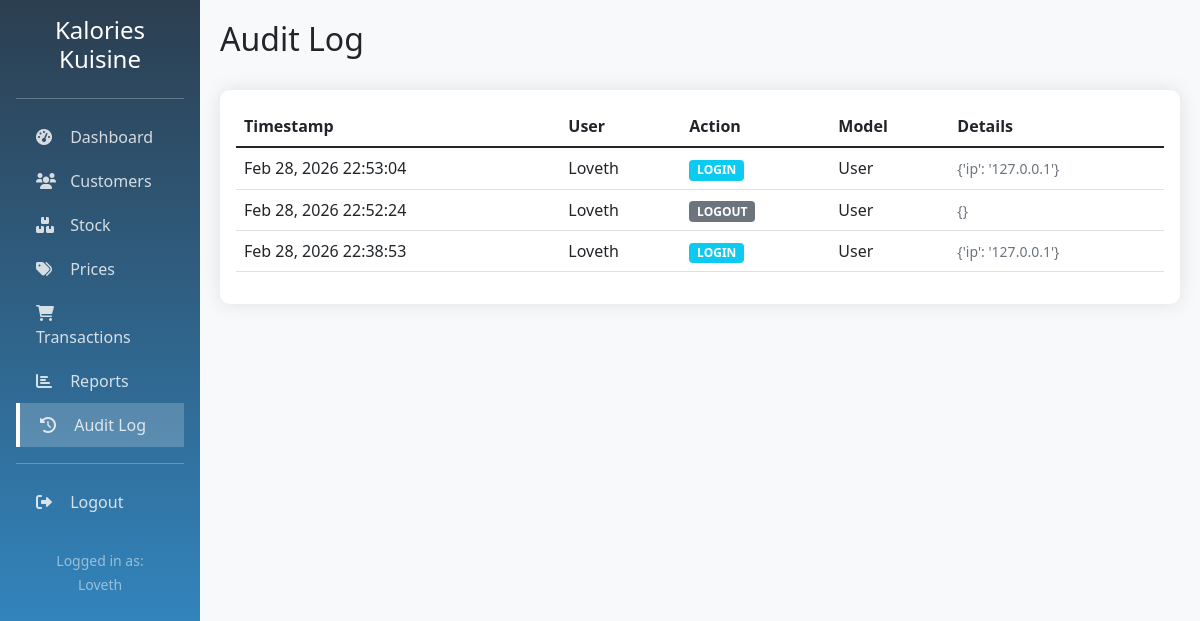
The app's page /audit-log/ (signed in) with its own data.
### core/models.py (models this page shows, shortened)
class AuditLog(models.Model):
    ACTION_CHOICES = [
        ('CREATE', 'Create'),
        ('UPDATE', 'Update'),
        ('DELETE', 'Delete'),
        ('LOGIN', 'Login'),
        ('LOGOUT', 'Logout'),
    ]
    user = models.ForeignKey(User, on_delete=models.SET_NULL, null=True)
    action = models.CharField(max_length=10, choices=ACTION_CHOICES)
    model_name = models.CharField(max_length=50)
    object_id = models.PositiveIntegerField(null=True, blank=True)
    details = models.JSONField(default=dict)
    timestamp = models.DateTimeField(auto_now_add=True)
    ip_address = models.GenericIPAddressField(null=True, blank=True)
    class Meta:
        ordering = ['-timestamp']

### core/views.py (the view)
# urls.py: path('audit-log/', views.audit_log, name='audit_log'),
@login_required
def audit_log(request):
    logs = AuditLog.objects.select_related('user').all()[:100]
    return render(request, 'core/audit_log.html', {'logs': logs})

### templates/core/audit_log.html (shortened to what this page needs)
{% extends 'base.html' %}
{% block content %}
<div class="d-flex justify-content-between align-items-center mb-4">
    <h2>Audit Log</h2>
</div>
<div class="card">
    <div class="card-body">
        <div class="table-responsive">
            <table class="table table-hover">
                <thead>
                    <tr>
                        <th>Timestamp</th>
                        <th>User</th>
                        <th>Action</th>
                        <th>Model</th>
                        <th>Details</th>
                    </tr>
                </thead>
                <tbody>
                    {% for log in logs %}
                    <tr>
                        <td>{{ log.timestamp|date:"M d, Y H:i:s" }}</td>
                        <td>{{ log.user.username|default:"System" }}</td>
                        <td>
                            {% if log.action == 'CREATE' %}
                                <span class="badge bg-success">CREATE</span>
                            {% elif log.action == 'UPDATE' %}
                                <span class="badge bg-warning">UPDATE</span>
                            {% elif log.action == 'DELETE' %}
                                <span class="badge bg-danger">DELETE</span>
                            {% elif log.action == 'LOGIN' %}
                                <span class="badge bg-info">LOGIN</span>
                            {% elif log.action == 'LOGOUT' %}
                                <span class="badge bg-secondary">LOGOUT</span>
                            {% else %}
                                <span class="badge bg-dark">{{ log.action }}</span>
                            {% endif %}
                        </td>
                        <td>{{ log.model_name }}</td>
                        <td><small class="text-muted">{{ log.details|truncatechars:100 }}</small></td>
                    </tr>
                    {% empty %}
                    <tr>
                        <td colspan="5" class="text-center text-muted">No audit logs found</td>
                    </tr>
                    {% endfor %}
                </tbody>
            </table>
        </div>
    </div>
</div>
{% endblock %}

### templates/base.html (shortened to what this page needs)
<!DOCTYPE html>
<html lang="en">
<head>
    <link href="https://cdn.jsdelivr.net/npm/bootstrap@5.1.3/dist/css/bootstrap.min.css" rel="stylesheet">
    <link rel="stylesheet" href="https://cdnjs.cloudflare.com/ajax/libs/font-awesome/6.0.0/css/all.min.css">
</head>
<body>
    {% if user.is_authenticated %}
    <div class="container-fluid">
        <div class="row">
            <div class="col-md-2 p-0 sidebar">
                <div class="p-3">
                    <h4 class="text-center mb-4">Kalories Kuisine</h4>
                    <hr class="bg-white">
                    <a href="{% url 'dashboard' %}" class="{% if request.resolver_match.url_name == 'dashboard' %}active{% endif %}">
                        <i class="fas fa-tachometer-alt"></i> Dashboard
                    </a>
                    <a href="{% url 'customer_list' %}" class="{% if 'customer' in request.path %}active{% endif %}">
                        <i class="fas fa-users"></i> Customers
                    </a>
                    <a href="{% url 'stock_list' %}" class="{% if 'stock' in request.path %}active{% endif %}">
                        <i class="fas fa-boxes"></i> Stock
                    </a>
                    <a href="{% url 'price_list' %}" class="{% if 'price' in request.path %}active{% endif %}">
                        <i class="fas fa-tags"></i> Prices
                    </a>
                    <a href="{% url 'transaction_list' %}" class="{% if 'transaction' in request.path %}active{% endif %}">
                        <i class="fas fa-shopping-cart"></i> Transactions
                    </a>
                    <a href="{% url 'reports' %}" class="{% if 'reports' in request.path %}active{% endif %}">
                        <i class="fas fa-chart-bar"></i> Reports
                    </a>
                    <a href="{% url 'audit_log' %}" class="{% if 'audit-log' in request.path %}active{% endif %}">
                        <i class="fas fa-history"></i> Audit Log
                    </a>
                    <hr class="bg-white">
                    <a href="{% url 'logout' %}">
                        <i class="fas fa-sign-out-alt"></i> Logout
                    </a>
                    <div class="mt-4 text-center text-white-50">
                        <small>Logged in as:<br>{{ user.username }}</small>
                    </div>
                </div>
            </div>
            <div class="col-md-10 main-content">
                {% block content %}{% endblock %}
            </div>
        </div>
    </div>
    {% else %}
        <div class="container">
            {% block auth_content %}{% endblock %}
        </div>
    {% endif %}
</body>
</html>

### templates/base.html (style rules this page uses)
body { background-color: #f8f9fa; }
.sidebar { min-height: 100vh; background: linear-gradient(180deg, #2c3e50 0%, #3498db 100%); color: white; }
.sidebar a { color: rgba(255,255,255,.8); text-decoration: none; padding: 10px 20px; display: block; transition: all 0.3s; }
.sidebar a.active { background: rgba(255,255,255,.2); border-left: 4px solid #fff; }
.sidebar i { margin-right: 10px; width: 20px; }
.main-content { padding: 20px; }
.card { border: none; border-radius: 10px; box-shadow: 0 0 20px rgba(0,0,0,.1); transition: transform 0.3s; }

### records on screen
AuditLog: timestamp "Feb 28, 2026 22:53:04", user.username "Loveth", action "LOGIN", model_name "User", details "{'ip': '127.0.0.1'}"
AuditLog: timestamp "Feb 28, 2026 22:52:24", user.username "Loveth", action "LOGOUT", model_name "User", details "{}"
AuditLog: timestamp "Feb 28, 2026 22:38:53", user.username "Loveth", action "LOGIN", model_name "User", details "{'ip': '127.0.0.1'}"

### other values on screen
{{ user.username }} "Loveth"
